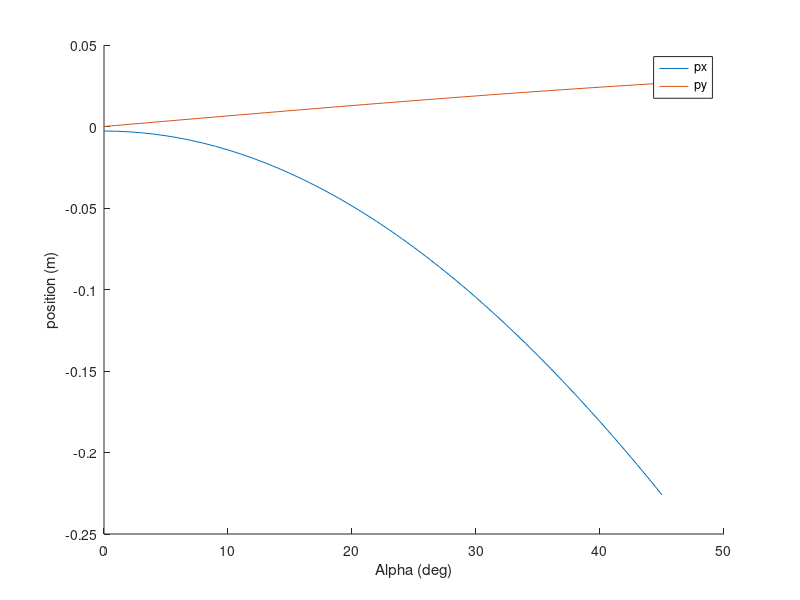

The MATLAB script that drew this image:
clear all
clf
%Formal analysis
r_base = .508;
pz = .51;

gamma = 0;
beta = deg2rad(8.5);
% alpha = 0;

% vx = sin(alpha)*sin(beta)*cos(gamma) - cos(alpha)*sin(gamma);
% vy = sin(alpha)*sin(beta)*sin(gamma) + cos(alpha)*cos(gamma);
% ux = cos(beta)*cos(gamma);
% uy = cos(beta)*sin(gamma);

%px = px_coef_alpha
pxs = [];
pys = [];
for alphad = 0:45
    alpha = deg2rad(alphad);
    px = 3/2*r_base*(sin(alpha)*sin(beta)*sin(gamma)+cos(alpha)*cos(gamma))+1/2*r_base*cos(beta)*cos(gamma)-2*r_base;
    py = -1/2*r_base*cos(beta)*sin(gamma)+1/2*r_base*(sin(alpha)*sin(beta)*cos(gamma)-cos(alpha)*sin(gamma));
    
    pxs = [pxs px];
    pys = [pys py];
end

figure(1)
hold on
plot(0:45,pxs)
plot(0:45,pys)
xlabel("Alpha (deg)")
ylabel("position (m)")
legend("px","py")
hold off

%%Equations for non universal joint
% px = r_base - r_base*ux;
% py = 1/2*(r_base*uy+r_base*vx);
% alpha = asin(-ux+2-cos(alpha)*cos(gamma)

